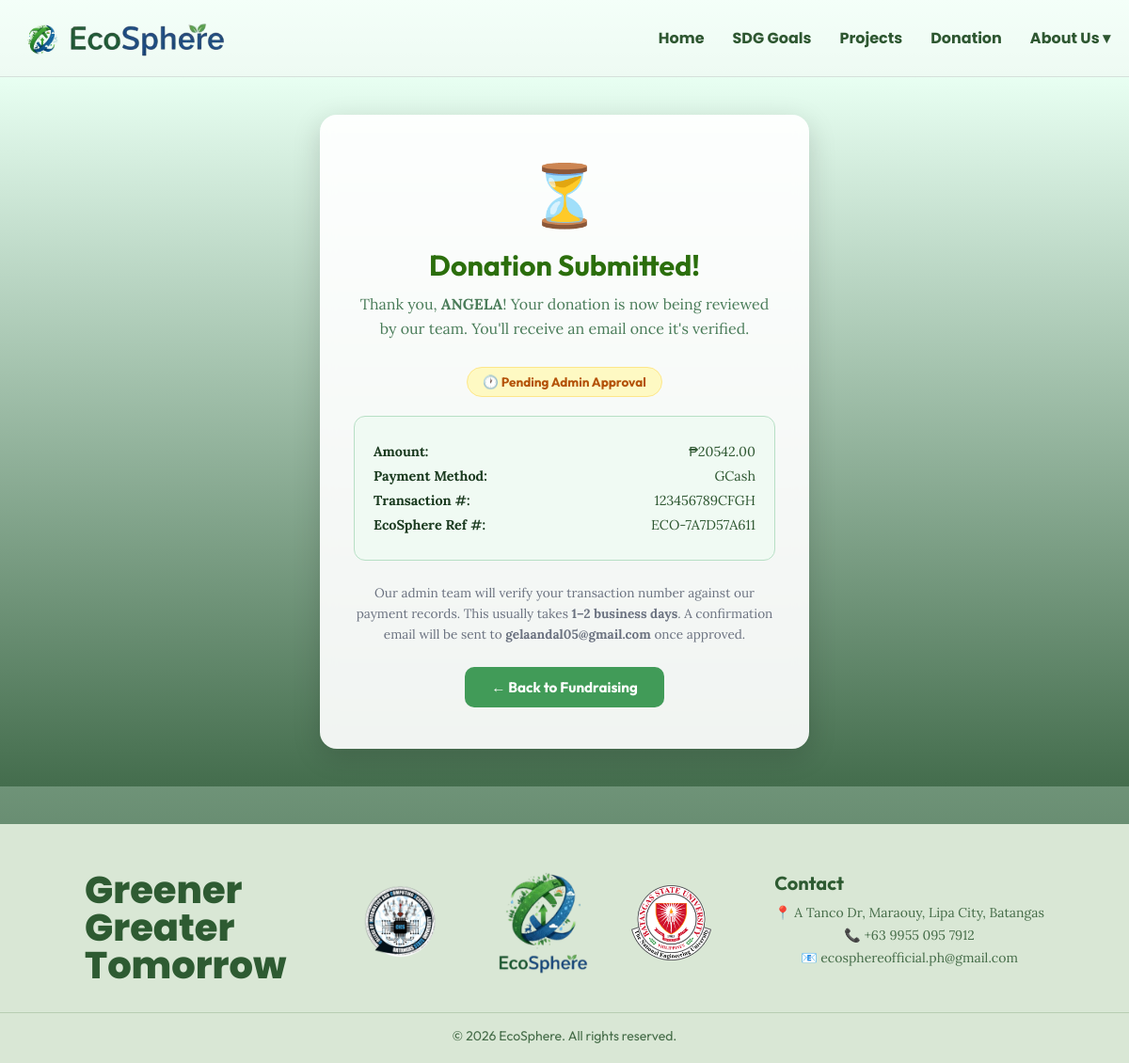
Page /donation/pending/3 on the committed database.
### app.py (models this page shows)
class User(fund_db.Model):
    id = fund_db.Column(fund_db.Integer, primary_key=True)
    firstname = fund_db.Column(fund_db.String(50), nullable=False)
    lastname = fund_db.Column(fund_db.String(50), nullable=False)
    contact = fund_db.Column(fund_db.String(15), unique=True, nullable=False)
    email = fund_db.Column(fund_db.String(100), unique=True, nullable=False)
    transactions = fund_db.relationship('Transaction', backref='user', lazy=True)
    emails = fund_db.relationship('Email', backref='user', lazy=True)

class Transaction(fund_db.Model):
    id = fund_db.Column(fund_db.Integer, primary_key=True)
    user_id = fund_db.Column(fund_db.Integer, fund_db.ForeignKey('user.id'), nullable=False)
    amount = fund_db.Column(fund_db.Float, nullable=False)
    mode_of_payment = fund_db.Column(fund_db.String(20), nullable=False)
    transaction_number = fund_db.Column(fund_db.String(50), unique=True, nullable=False)
    reference_number = fund_db.Column(fund_db.String(50), unique=True, nullable=False)
    approval_status = fund_db.Column(fund_db.String(20), nullable=False, default="pending")
    created_at = fund_db.Column(fund_db.DateTime, default=datetime.utcnow)
    reviewed_at = fund_db.Column(fund_db.DateTime, nullable=True)
    emails = fund_db.relationship('Email', backref='transaction', lazy=True)

### app.py (the view)
@app.route("/donation/pending/<int:transaction_id>")
def donation_pending(transaction_id):
    transaction = Transaction.query.get_or_404(transaction_id)
    return render_template("donation_pending.html", donation=transaction)

### templates/donation_pending.html (shortened to what this page needs)
{% extends "base.html" %}
{% block content %}
<link rel="stylesheet" href="{{ url_for('static', filename='payment.css') }}">
<div class="pending-wrapper">
  <div class="pending-box">
    <span class="pending-icon">⏳</span>
    <h1>Donation Submitted!</h1>
    <p class="subtitle">
      Thank you, <strong>{{ donation.user.firstname }}</strong>! Your donation is now
      being reviewed by our team. You'll receive an email once it's verified.
    </p>
    <div class="status-pill">
      🕐 Pending Admin Approval
    </div>
    <div class="pending-details">
      <p><strong>Amount:</strong> <span>₱{{ "%.2f"|format(donation.amount) }}</span></p>
      <p><strong>Payment Method:</strong> <span>{{ donation.mode_of_payment }}</span></p>
      <p><strong>Transaction #:</strong> <span>{{ donation.transaction_number }}</span></p>
      <p><strong>EcoSphere Ref #:</strong> <span>{{ donation.reference_number }}</span></p>
    </div>
    <p class="pending-note">
      Our admin team will verify your transaction number against our payment records.
      This usually takes <strong>1–2 business days</strong>. A confirmation email will
      be sent to <strong>{{ donation.user.email }}</strong> once approved.
    </p>
    <a href="{{ url_for('donation') }}" class="back-btn">← Back to Fundraising</a>
  </div>
</div>
{% endblock %}

### static/base.css (style rules this page uses)
* { margin: 0; padding: 0; box-sizing: border-box; }
body { color: #1a1a1a; background-size: cover; position: relative; min-height: 100vh; overflow-x: hidden; margin: 0; }
h1, h2, p, button, li, header, section, footer { position: relative; z-index: 1; }
p { font-family: "Lora", sans-serif; text-align: center; }
body { opacity: 0; transform: translateY(5px); animation: subtleFade 0.30s ease-out forwards; }

### static/payment.css (style rules this page uses)
body { min-height: 100vh; background: linear-gradient(to bottom, #e8fff2, #446d4d); margin: 0; font-family: "Outfit", sans-serif; }
.pending-wrapper { display: flex; justify-content: center; align-items: center; min-height: calc(100vh - 140px); padding: 40px 20px; background: linear-gradient(to bottom, #e8fff2, #446d4d); }
.pending-box { background: rgba(255, 255, 255, 0.92); padding: 44px 36px; max-width: 520px; width: 100%; border-radius: 18px; text-align: center; box-shadow: 0 8px 30px rgba(0,0,0,0.15); backdrop-filter: blur(8px); animation: fadeUp 0.4s ease; }
.pending-icon { font-size: 4rem; margin-bottom: 16px; display: block; animation: pulse 2s ease-in-out infinite; }
.pending-box h1 { font-size: 1.9rem; color: #2b6e0c; margin-bottom: 10px; background: none; box-shadow: none; backdrop-filter: none; padding: 0; width: auto; }
.pending-box .subtitle { font-size: 1rem; color: #4a7c59; margin-bottom: 28px; line-height: 1.6; }
.pending-details { background: #f0faf3; border: 1px solid #b7dfc5; border-radius: 12px; padding: 20px; text-align: left; margin-bottom: 24px; }
.pending-details p { font-size: 0.9rem; color: #2e5731; margin: 8px 0; text-align: left; display: flex; justify-content: space-between; gap: 12px; }
.pending-details p strong { color: #1a3a1f; flex-shrink: 0; }
.status-pill { display: inline-flex; align-items: center; gap: 6px; background: #fef9c3; color: #b45309; border: 1px solid #fde68a; border-radius: 999px; padding: 6px 16px; font-size: 0.85rem; font-weight: 700; margin-bottom: 20px; }
.pending-note { font-size: 0.85rem; color: #6b7280; line-height: 1.6; margin-bottom: 24px; }
.back-btn { display: inline-block; padding: 12px 28px; background: #419b58; color: white; border-radius: 10px; text-decoration: none; font-weight: 700; font-size: 0.95rem; transition: background 0.2s ease, transform 0.2s ease; }
body { opacity: 0; transform: translateY(5px); animation: subtleFade 0.30s ease-out forwards; }

### rows in the picture
User: user.firstname "ANGELA", user.email "gelaandal05@gmail.com"
Transaction: amount "20542.00", mode_of_payment "GCash", transaction_number "123456789CFGH", reference_number "ECO-7A7D57A611"
